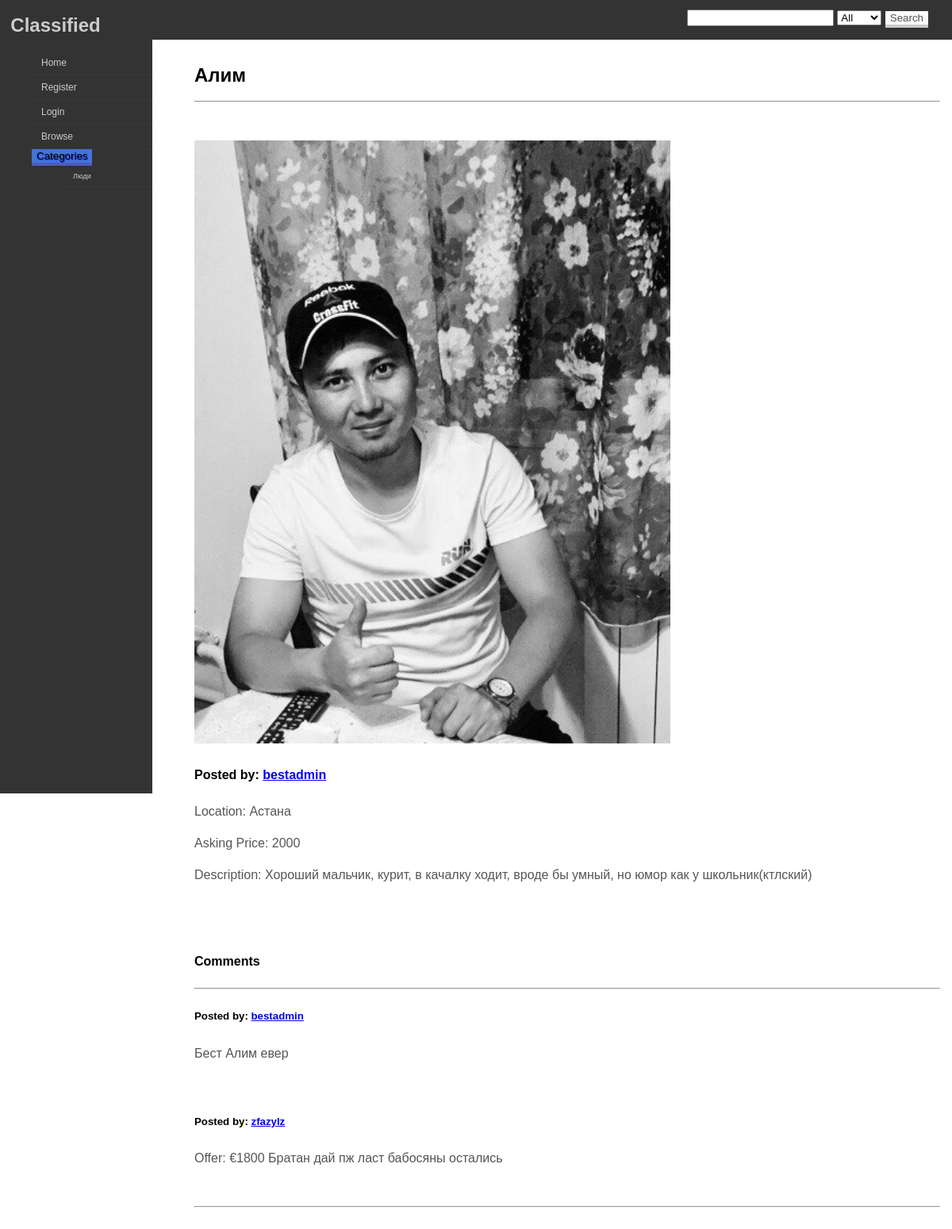
/adverts/display_advert/1, run on the app's committed database.
### adverts/models.py (models this page shows, shortened)
class Advert(models.Model):
    user = models.ForeignKey(User, on_delete=models.CASCADE)
    book = models.ForeignKey(Book, on_delete=models.CASCADE, null=True)
    category = models.ForeignKey(Category, null=False, on_delete=models.CASCADE)
    title = models.CharField(max_length=100, null=False)
    description = models.TextField()
    price = models.IntegerField(null=False)
    image = models.FileField(upload_to=get_upload_file_name, null=True, blank=True)
    location = models.CharField(max_length=50, null=False)
    pub_date = models.DateField(auto_now_add=True)

class Comment(models.Model):
    user = models.ForeignKey(User, on_delete=models.CASCADE)
    advert = models.ForeignKey(Advert, on_delete=models.CASCADE)
    text = models.TextField(null=False)

class Category(models.Model):
    name = models.CharField(max_length=40)

### adverts/views.py (the view)
# urls.py: path('display_advert/<advert_id>', display_advert, name='display'),
def display_advert(request, advert_id):
    content = dict()
    content['categories'] = Category.objects.all().order_by('id')
    content['ad'] = get_object_or_404(Advert, pk=advert_id)
    return render(request, 'display_advert.html', content)

### templates/display_advert.html (shortened to what this page needs)
{% extends 'base.html' %}
{% block content %}
<h2>{{ ad.title }}</h2>
<hr>
<br>
{% if ad.image %}
<P><img src="/static/images/{{ ad.image }}" width="600" /></P>
{% endif %}
<h4>Posted by: <a href="{% url 'accounts:public_profile' ad.user.pk %}">{{ ad.user }}</a></h4>
<p>Location: {{ ad.location }}</p>
<p>Asking Price: {{ ad.price }}</p>
<p>Description: {{ ad.description }}</p>
<br>
<br>
<h4>Comments</h4>
<hr>
{% for c in ad.comment_set.all %}
<h5>Posted by: <a href="{% url 'accounts:public_profile' c.user.pk %}">{{ c.user }}</a> &nbsp&nbsp
</h5>
<P>{{ c.text }}</P>
<br>
{% endfor %}
<hr>
<br>
{% endblock %}

### templates/base.html (shortened to what this page needs)
<!DOCTYPE html>
{% load static %}
<html xmlns="http://www.w3.org/1999/html">
<head>
    <link rel="stylesheet" type="text/css" href="{% static 'classified/css/simple.css' %}"/>
    <link rel="stylesheet" type="text/css" href="{% static 'classified/css/sidebar.css' %}"/>
    <link rel="stylesheet" type="text/css" href="{% static 'classified/css/buttons.css' %}"/>
</head>
<body>
<main>
    <div class="innertube"><br><br>
        {% block content %}
        {% endblock %}
    </div>
</main>
<div class="header">
    <a href="https://github.com/ThriceGood/classified-django">
        <h2 style="color:#ccc;float:left;">&nbsp Classified</h2>
    </a>
    <div style="float:right;padding: 10px 30px 5px 5px;">
        <form method="post" action="{% url 'adverts:search' %}">
            <input name="query" type="search">
            <select name="category">
                <option value="0">All</option>
            </select>
            <input type="submit" class="btn btn-default btn-pressure btn-sensitive" value="Search"/>
        </form>
    </div>
</div>
<div id='cssmenu'><br><br>
    <ul>
        <li><a href="{% url 'main:index' %}"><span>Home</span></a></li>
        {% if user.is_authenticated %}
            <li><a href="{% url 'accounts:logout' %}"><span>Logout</span></a></li>
        {% else %}
            <li><a href="{% url 'accounts:register' %}"><span>Register</span></a></li>
            <li><a href="{% url 'accounts:login' %}"><span>Login</span></a></li>
        {% endif %}
        <li><a href="{% url 'adverts:list' 0 %}"><span>Browse</span></a></li>
        <li>
            <div class="dropdown">
                <button class="btn btn-primary dropdown-toggle" type="button" data-toggle="dropdown">Categories
                    </button>
                <ul class="dropdown-menu" id="dropdown">
                    {% for category_item in categories %}
                        <li><a href="{% url 'adverts:list' category_item.id %}">{{ category_item.name }}</a></li>
                    {% endfor %}
                </ul>
            </div>
        </li>
    </ul>
</div>
</body>
</html>

### static/classified/css/simple.css (style rules this page uses)
body { margin: 0; padding: 0; overflow: hidden; height: 100%; max-height: 100%; font-family:Sans-serif; line-height: 1.5em; }
main { position: fixed; top: 0; left: 230px; right: 0; bottom: 0; overflow: auto; background: #fff; }
.innertube { margin: 15px; }
p { color: #555; }
.header { width:100%; position:fixed; top:0px; height:50px; background:#333; margin:0px auto; }

### static/classified/css/sidebar.css (style rules this page uses)
#cssmenu { background: #333; list-style: none; margin: 0; padding: 0; width: 12em; height: 1000px; }
#cssmenu li { font: 75% "Lucida Sans Unicode", "Bitstream Vera Sans", "Trebuchet Unicode MS", "Lucida Grande", Verdana, Helvetica, sans-serif; margin: 0; padding: 0; list-style: none; }
#cssmenu a { background: #333; border-bottom: 1px solid #393939; color: #ccc; display: block; margin: 0; padding: 8px 12px; text-decoration: none; font-weight: normal; }

### static/classified/css/buttons.css (style rules this page uses)
.btn { border-radius: 0; border: 0; border-bottom: 4px solid #CCCCCC; margin:0; -webkit-box-shadow: 0 5px 5px -6px rgba(0,0,0,.3); -moz-box-shadow: 0 5px 5px -6px rgba(0,0,0,.3); box-shadow: 0 5px 5px -6px rgba(0,0,0,.3); }
.btn-default { color: #555; background-color: #f9f9f9; border-color: #cacaca; text-shadow: 1px 1px 0 #f5f5f5; }
.btn-primary { background-color: #4274d7; border-color: #4d5bbe; text-shadow: 1px 1px 0 #232bd5; }
.btn-pressure { position: relative; margin-bottom: 0; }

### data on the page
Advert: title "Алим", image (picture), user "bestadmin", location "Астана", price "2000", description "Хороший мальчик, курит, в качалку ходит, вроде бы умный, но юмор как у школьник(ктлский)"
Comment: user "bestadmin", text "Бест Алим евер"
Comment: user "zfazylz", text "Offer: €1800 Братан дай пж ласт бабосяны остались"
Category: name "Люди"
